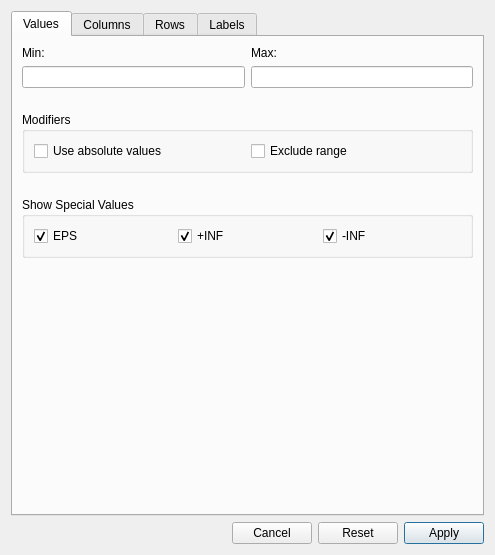
<?xml version="1.0" encoding="UTF-8"?>
<ui version="4.0">
 <class>gams::studio::modelinspector::FilterDialog</class>
 <widget class="QDialog" name="gams::studio::modelinspector::FilterDialog">
  <property name="geometry">
   <rect>
    <x>0</x>
    <y>0</y>
    <width>495</width>
    <height>555</height>
   </rect>
  </property>
  <property name="windowTitle">
   <string>Filters</string>
  </property>
  <layout class="QVBoxLayout" name="verticalLayout_7">
   <item>
    <widget class="QTabWidget" name="tabWidget">
     <property name="currentIndex">
      <number>0</number>
     </property>
     <widget class="QWidget" name="valueTab">
      <attribute name="title">
       <string>Values</string>
      </attribute>
      <layout class="QVBoxLayout" name="verticalLayout_4">
       <item>
        <layout class="QGridLayout" name="gridLayout_3">
         <item row="0" column="0">
          <widget class="QLabel" name="label_4">
           <property name="text">
            <string>Min:</string>
           </property>
          </widget>
         </item>
         <item row="0" column="1">
          <widget class="QLabel" name="label_5">
           <property name="text">
            <string>Max:</string>
           </property>
          </widget>
         </item>
         <item row="1" column="0">
          <widget class="QLineEdit" name="minEdit">
           <property name="toolTip">
            <string>&lt;html&gt;&lt;head/&gt;&lt;body&gt;&lt;p&gt;The smallest value to be displayed.&lt;/p&gt;&lt;/body&gt;&lt;/html&gt;</string>
           </property>
          </widget>
         </item>
         <item row="1" column="1">
          <widget class="QLineEdit" name="maxEdit">
           <property name="toolTip">
            <string>&lt;html&gt;&lt;head/&gt;&lt;body&gt;&lt;p&gt;The largest value to be displayed.&lt;/p&gt;&lt;/body&gt;&lt;/html&gt;</string>
           </property>
          </widget>
         </item>
        </layout>
       </item>
       <item>
        <spacer name="verticalSpacer">
         <property name="orientation">
          <enum>Qt::Vertical</enum>
         </property>
         <property name="sizeType">
          <enum>QSizePolicy::Minimum</enum>
         </property>
         <property name="sizeHint" stdset="0">
          <size>
           <width>18</width>
           <height>18</height>
          </size>
         </property>
        </spacer>
       </item>
       <item>
        <widget class="QGroupBox" name="groupBox_2">
         <property name="title">
          <string>Modifiers</string>
         </property>
         <layout class="QHBoxLayout" name="horizontalLayout_4">
          <item>
           <widget class="QCheckBox" name="absoluteBox">
            <property name="toolTip">
             <string>&lt;html&gt;&lt;head/&gt;&lt;body&gt;&lt;p&gt;If enabled, the range defined by &lt;span style=&quot; font-weight:600;&quot;&gt;Min&lt;/span&gt; and &lt;span style=&quot; font-weight:600;&quot;&gt;Max&lt;/span&gt; is applied to absolute values instead of actual values.&lt;/p&gt;&lt;p&gt;The &lt;span style=&quot; font-weight:600;&quot;&gt;Min&lt;/span&gt; and &lt;span style=&quot; font-weight:600;&quot;&gt;Max&lt;/span&gt; value should be 0 or greater.&lt;/p&gt;&lt;/body&gt;&lt;/html&gt;</string>
            </property>
            <property name="text">
             <string>Use absolute values</string>
            </property>
           </widget>
          </item>
          <item>
           <widget class="QCheckBox" name="excludeBox">
            <property name="toolTip">
             <string>&lt;html&gt;&lt;head/&gt;&lt;body&gt;&lt;p&gt;If enabled, the range defined by &lt;span style=&quot; font-weight:600;&quot;&gt;Min&lt;/span&gt; and &lt;span style=&quot; font-weight:600;&quot;&gt;Max&lt;/span&gt; defines the values that are excluded instead of included.&lt;/p&gt;&lt;/body&gt;&lt;/html&gt;
</string>
            </property>
            <property name="text">
             <string>Exclude range</string>
            </property>
           </widget>
          </item>
         </layout>
        </widget>
       </item>
       <item>
        <spacer name="verticalSpacer_2">
         <property name="orientation">
          <enum>Qt::Vertical</enum>
         </property>
         <property name="sizeType">
          <enum>QSizePolicy::Minimum</enum>
         </property>
         <property name="sizeHint" stdset="0">
          <size>
           <width>18</width>
           <height>18</height>
          </size>
         </property>
        </spacer>
       </item>
       <item>
        <widget class="QGroupBox" name="groupBox">
         <property name="title">
          <string>Show Special Values</string>
         </property>
         <layout class="QHBoxLayout" name="horizontalLayout_7">
          <item>
           <widget class="QCheckBox" name="epsBox">
            <property name="toolTip">
             <string>&lt;html&gt;&lt;head/&gt;&lt;body&gt;&lt;p&gt;Filter settings for special value &lt;span style=&quot; font-weight:600;&quot;&gt;Epsilon&lt;/span&gt;.&lt;/p&gt;&lt;/body&gt;&lt;/html&gt;</string>
            </property>
            <property name="text">
             <string>EPS</string>
            </property>
            <property name="checked">
             <bool>true</bool>
            </property>
           </widget>
          </item>
          <item>
           <widget class="QCheckBox" name="pInfBox">
            <property name="toolTip">
             <string>&lt;html&gt;&lt;head/&gt;&lt;body&gt;&lt;p&gt;Filter settings for special value &lt;span style=&quot; font-weight:600;&quot;&gt;Infinity&lt;/span&gt;.&lt;/p&gt;&lt;/body&gt;&lt;/html&gt;</string>
            </property>
            <property name="text">
             <string>+INF</string>
            </property>
            <property name="checked">
             <bool>true</bool>
            </property>
           </widget>
          </item>
          <item>
           <widget class="QCheckBox" name="nInfBox">
            <property name="toolTip">
             <string>&lt;html&gt;&lt;head/&gt;&lt;body&gt;&lt;p&gt;Filter settings for special value &lt;span style=&quot; font-weight:600;&quot;&gt;-Infinity&lt;/span&gt;.&lt;/p&gt;&lt;/body&gt;&lt;/html&gt;</string>
            </property>
            <property name="text">
             <string>-INF</string>
            </property>
            <property name="checked">
             <bool>true</bool>
            </property>
           </widget>
          </item>
         </layout>
        </widget>
       </item>
       <item>
        <spacer name="verticalSpacer_4">
         <property name="orientation">
          <enum>Qt::Vertical</enum>
         </property>
         <property name="sizeHint" stdset="0">
          <size>
           <width>20</width>
           <height>48</height>
          </size>
         </property>
        </spacer>
       </item>
      </layout>
     </widget>
     <widget class="QWidget" name="columnTab">
      <attribute name="title">
       <string>Columns</string>
      </attribute>
      <layout class="QVBoxLayout" name="verticalLayout_2">
       <item>
        <widget class="QLineEdit" name="columnEdit">
         <property name="toolTip">
          <string>&lt;html&gt;&lt;head/&gt;&lt;body&gt;&lt;p&gt;Apply a filter string using &lt;span style=&quot; font-weight:600;&quot;&gt;wildcard&lt;/span&gt; syntax.&lt;/p&gt;&lt;p&gt;The content filter string is automatically applied to the list of variables.&lt;/p&gt;&lt;/body&gt;&lt;/html&gt;</string>
         </property>
         <property name="placeholderText">
          <string>Filter</string>
         </property>
        </widget>
       </item>
       <item>
        <widget class="QTreeView" name="columnView">
         <property name="toolTip">
          <string>&lt;html&gt;&lt;head/&gt;&lt;body&gt;&lt;p&gt;List of equation attributes and variables occurring in this column. Check or uncheck entries to decide which are displayed.&lt;/p&gt;&lt;/body&gt;&lt;/html&gt;</string>
         </property>
         <property name="alternatingRowColors">
          <bool>true</bool>
         </property>
         <attribute name="headerVisible">
          <bool>false</bool>
         </attribute>
        </widget>
       </item>
       <item>
        <layout class="QHBoxLayout" name="horizontalLayout_2">
         <item>
          <widget class="QPushButton" name="selectVarButton">
           <property name="toolTip">
            <string>Select all variables</string>
           </property>
           <property name="text">
            <string>Select All</string>
           </property>
           <property name="autoDefault">
            <bool>false</bool>
           </property>
          </widget>
         </item>
         <item>
          <widget class="QPushButton" name="deselectVarButton">
           <property name="toolTip">
            <string>Deselect all variables</string>
           </property>
           <property name="text">
            <string>Deselect All</string>
           </property>
           <property name="autoDefault">
            <bool>false</bool>
           </property>
          </widget>
         </item>
        </layout>
       </item>
      </layout>
     </widget>
     <widget class="QWidget" name="rowTab">
      <attribute name="title">
       <string>Rows</string>
      </attribute>
      <layout class="QVBoxLayout" name="verticalLayout">
       <item>
        <widget class="QLineEdit" name="rowEdit">
         <property name="toolTip">
          <string>&lt;html&gt;&lt;head/&gt;&lt;body&gt;&lt;p&gt;Apply a filter string using &lt;span style=&quot; font-weight:600;&quot;&gt;wildcard&lt;/span&gt; syntax.&lt;/p&gt;&lt;p&gt;The content filter string is automatically applied to the list of equations.&lt;/p&gt;&lt;/body&gt;&lt;/html&gt;</string>
         </property>
         <property name="placeholderText">
          <string>Filter</string>
         </property>
        </widget>
       </item>
       <item>
        <widget class="QTreeView" name="rowView">
         <property name="toolTip">
          <string>&lt;html&gt;&lt;head/&gt;&lt;body&gt;&lt;p&gt;List of variable attributes and equations occurring in this column. Check or uncheck entries to decide which are displayed.&lt;/p&gt;&lt;/body&gt;&lt;/html&gt;</string>
         </property>
         <property name="alternatingRowColors">
          <bool>true</bool>
         </property>
         <attribute name="headerVisible">
          <bool>false</bool>
         </attribute>
        </widget>
       </item>
       <item>
        <layout class="QHBoxLayout" name="horizontalLayout">
         <item>
          <widget class="QPushButton" name="selectEqnButton">
           <property name="toolTip">
            <string>Select all equations</string>
           </property>
           <property name="text">
            <string>Select All</string>
           </property>
           <property name="autoDefault">
            <bool>false</bool>
           </property>
          </widget>
         </item>
         <item>
          <widget class="QPushButton" name="deselectEqnButton">
           <property name="toolTip">
            <string>Deselect all equations</string>
           </property>
           <property name="text">
            <string>Deselect All</string>
           </property>
           <property name="autoDefault">
            <bool>false</bool>
           </property>
          </widget>
         </item>
        </layout>
       </item>
      </layout>
     </widget>
     <widget class="QWidget" name="labelTab">
      <attribute name="title">
       <string>Labels</string>
      </attribute>
      <layout class="QVBoxLayout" name="verticalLayout_3">
       <item>
        <widget class="QLineEdit" name="labelEdit">
         <property name="toolTip">
          <string>&lt;html&gt;&lt;head/&gt;&lt;body&gt;&lt;p&gt;Apply a filter string using &lt;span style=&quot; font-weight:600;&quot;&gt;wildcard&lt;/span&gt; syntax.&lt;/p&gt;&lt;p&gt;The content filter string is automatically applied to the list of labels.&lt;/p&gt;&lt;/body&gt;&lt;/html&gt;</string>
         </property>
         <property name="placeholderText">
          <string>Filter</string>
         </property>
        </widget>
       </item>
       <item>
        <widget class="QTreeView" name="labelView">
         <property name="toolTip">
          <string>&lt;html&gt;&lt;head/&gt;&lt;body&gt;&lt;p&gt;List of labels occurring in the equation or variable header.  Check or uncheck labels to decide which are displayed.&lt;/p&gt;&lt;/body&gt;&lt;/html&gt;</string>
         </property>
         <property name="alternatingRowColors">
          <bool>true</bool>
         </property>
         <property name="sortingEnabled">
          <bool>true</bool>
         </property>
         <attribute name="headerVisible">
          <bool>false</bool>
         </attribute>
        </widget>
       </item>
       <item>
        <widget class="QComboBox" name="labelBox">
         <property name="toolTip">
          <string>&lt;html&gt;&lt;head/&gt;&lt;body&gt;&lt;p&gt;If &lt;span style=&quot; font-weight:600;&quot;&gt;All&lt;/span&gt; is selected the label filter must contain the labels of all dimensions; otherwise the column or row is not shown.&lt;/p&gt;&lt;p&gt;If &lt;span style=&quot; font-weight:600;&quot;&gt;Any&lt;/span&gt; is selected the selected label must be contained in any dimension; otherwise the column or row is not shown.&lt;/p&gt;&lt;/body&gt;&lt;/html&gt;</string>
         </property>
         <item>
          <property name="text">
           <string>All</string>
          </property>
         </item>
         <item>
          <property name="text">
           <string>Any</string>
          </property>
         </item>
        </widget>
       </item>
       <item>
        <layout class="QHBoxLayout" name="horizontalLayout_5">
         <item>
          <widget class="QPushButton" name="selectLabelButton">
           <property name="toolTip">
            <string>Select all labels</string>
           </property>
           <property name="text">
            <string>Select All</string>
           </property>
           <property name="autoDefault">
            <bool>false</bool>
           </property>
          </widget>
         </item>
         <item>
          <widget class="QPushButton" name="deselectLabelButton">
           <property name="toolTip">
            <string>Deselect all labels</string>
           </property>
           <property name="text">
            <string>Deselect All</string>
           </property>
           <property name="autoDefault">
            <bool>false</bool>
           </property>
          </widget>
         </item>
        </layout>
       </item>
      </layout>
     </widget>
    </widget>
   </item>
   <item>
    <layout class="QHBoxLayout" name="horizontalLayout_3">
     <item>
      <spacer name="horizontalSpacer_3">
       <property name="orientation">
        <enum>Qt::Horizontal</enum>
       </property>
       <property name="sizeHint" stdset="0">
        <size>
         <width>40</width>
         <height>20</height>
        </size>
       </property>
      </spacer>
     </item>
     <item>
      <widget class="QPushButton" name="cancelButton">
       <property name="toolTip">
        <string>Discard changes</string>
       </property>
       <property name="text">
        <string>Cancel</string>
       </property>
       <property name="autoDefault">
        <bool>false</bool>
       </property>
      </widget>
     </item>
     <item>
      <widget class="QPushButton" name="resetButton">
       <property name="toolTip">
        <string>Reset filter</string>
       </property>
       <property name="text">
        <string>Reset</string>
       </property>
       <property name="autoDefault">
        <bool>false</bool>
       </property>
      </widget>
     </item>
     <item>
      <widget class="QPushButton" name="applyButton">
       <property name="toolTip">
        <string>Apply filter</string>
       </property>
       <property name="text">
        <string>Apply</string>
       </property>
      </widget>
     </item>
    </layout>
   </item>
  </layout>
 </widget>
 <resources/>
 <connections/>
</ui>
